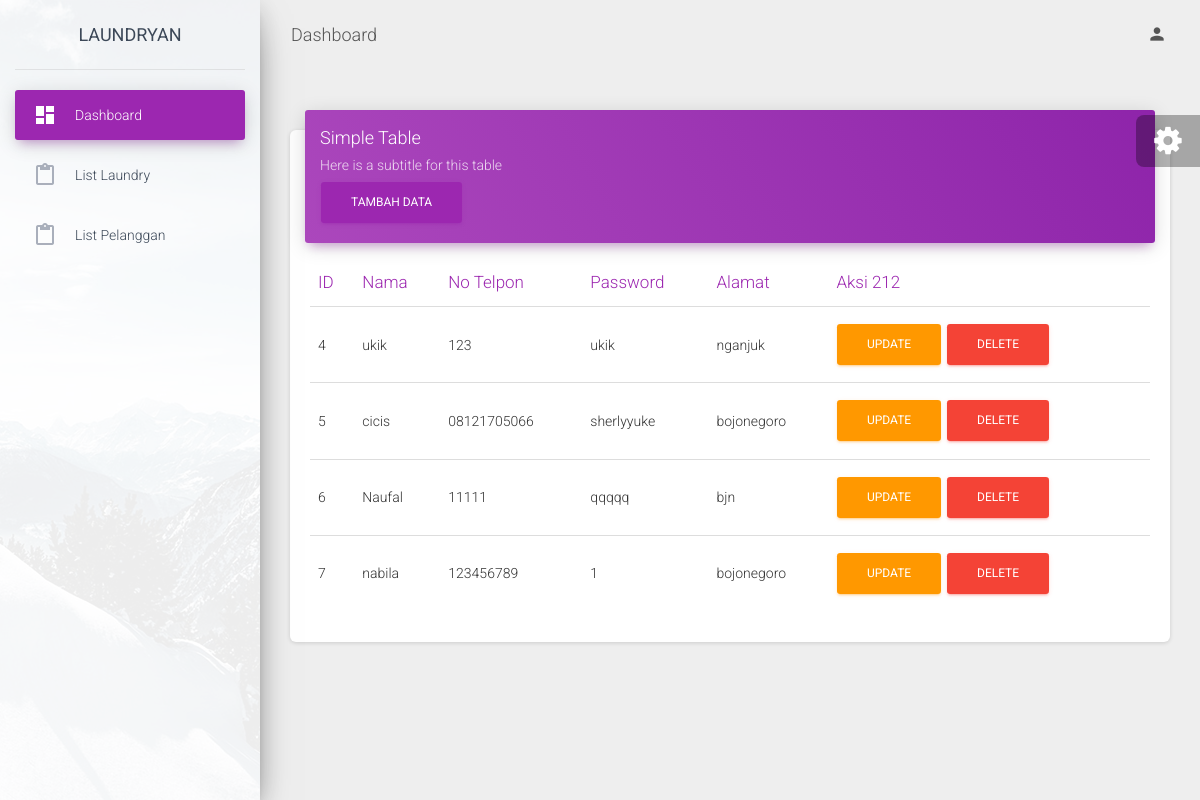
The app's page /index.php/pelanggan with its own data.
### tables this page shows
CREATE TABLE `pelanggan` (
  `pelanggan_id` int(11) NOT NULL,
  `nama_pelanggan` varchar(255) NOT NULL,
  `no_telp` varchar(13) NOT NULL,
  `password` varchar(255) NOT NULL,
  `alt_pelanggan` varchar(255) NOT NULL
);

### application/controllers/pelanggan.php (called while the page is built, shortened)
<?php
class pelanggan extends CI_controller{
    public function __construct(){
        $this->load->model('m_pelanggan');
    }
    public function index(){
            $data['konten']="v_pelanggan";
            $data['data_pelanggan']=$this->m_pelanggan->get_pelanggan();
            $this->load->view('admin_v',$data);
    }
}

### index.php (called while the page is built, shortened)
<?php
require_once BASEPATH.'core/CodeIgniter.php';

### application/models/m_pelanggan.php (called while the page is built, shortened)
<?php
class m_pelanggan extends CI_model{
    public function get_pelanggan(){
        return $this->db->get('pelanggan')
                        ->result();
    }
}

### application/views/v_pelanggan.php (the view, shortened to what this page needs)
<div class="content">
  <div class="container-fluid">
    <div class="row">
      <div class="col-md-12">
        <div class="card">
          <div class="card-header card-header-primary">
            <h4 class="card-title ">Simple Table</h4>
            <p class="card-category"> Here is a subtitle for this table</p>
            <a href="#tambah_pelanggan" class="btn btn-primary" data-toggle="modal"><span class="glyphicon glyphicon-plus"></span> Tambah Data</a>
          </div>
          <div class="card-body">
            <div class="table-responsive">
              <table class="table">
                <thead class=" text-primary">
                  <th>
                    ID
                  </th>
                  <th>
                    Nama
                  </th>
                  <th>
                    No Telpon
                  </th>
                  <th>
                    Password
                  </th>
                  <th>
                    Alamat
                  </th>
                  <th>
                    Aksi 212
                  </th>
                </thead>
                <tbody>
                  <?php
                      foreach ($data_pelanggan as $list){
                          echo '
                              <tr>
                                  <td>'.$list->pelanggan_id.'</td>
                                  <td>'.$list->nama_pelanggan.'</td>
                                  <td>'.$list->no_telp.'</td>
                                  <td>'.$list->password.'</td>
                                  <td>'.$list->alt_pelanggan.'</td>
                                  <td>
                                      <a href="#update_pelanggan" class="btn btn-warning" data-toggle="modal" onclick="data_detail('.$list->pelanggan_id.')">Update</a>
                                      <a href="'.base_url('index.php/pelanggan/hapus_pelanggan/'.$list->pelanggan_id).'" class="btn btn-danger" onclick="return confirm(\'anda yakin ingin menghapus?\')">Delete</a>
                                  </td>
                          ';
                      }
                  ?>
                </tbody>
              </table>
            </div>
          </div>
        </div>
      </div>
    </div>
  </div>
</div>

### application/views/admin_v.php (shortened to what this page needs)
 <!DOCTYPE html>
<html lang="en">
<head>
  <link rel="stylesheet" href="https://maxcdn.bootstrapcdn.com/font-awesome/latest/css/font-awesome.min.css">
  <link href="<?php echo base_url()?>assets/admin/css/material-dashboard.css?v=2.1.1" rel="stylesheet" />
  <link href="<?php echo base_url()?>assets/admin/demo/demo.css" rel="stylesheet" />
</head>
<body class="">
  <div class="wrapper ">
    <div class="sidebar" data-color="purple" data-background-color="white" data-image="<?php echo base_url()?>assets/admin/img/sidebar-1.jpg">
      <div class="logo">
        <a href="#" class="simple-text logo-normal">
          Laundryan
        </a>
      </div>
      <div class="sidebar-wrapper">
        <ul class="nav">
          <li class="nav-item active  ">
            <a class="nav-link" href="<?=base_url('index.php/admin')?>">
              <i class="material-icons">dashboard</i>
              <p>Dashboard</p>
            </a>
          </li>
          <li class="nav-item ">
            <a class="nav-link" href="<?=base_url('index.php/laundry')?>">
              <i class="material-icons">content_paste</i>
              <p>List Laundry</p>
            </a>
          </li>
          <li class="nav-item ">
            <a class="nav-link" href="<?=base_url('index.php/pelanggan')?>">
              <i class="material-icons">content_paste</i>
              <p>List Pelanggan</p>
            </a>
          </li>
        </ul>
      </div>
    </div>
    <div class="main-panel">
      <nav class="navbar navbar-expand-lg navbar-transparent navbar-absolute fixed-top ">
        <div class="container-fluid">
          <div class="navbar-wrapper">
            <a class="navbar-brand" href="#pablo">Dashboard</a>
          </div>
          <div class="collapse navbar-collapse justify-content-end">
            <ul class="navbar-nav">
              <li class="nav-item dropdown">
                <a class="nav-link" href="#pablo" id="navbarDropdownProfile" data-toggle="dropdown" aria-haspopup="true" aria-expanded="false">
                  <i class="material-icons">person</i>
                </a>
              </li>
            </ul>
          </div>
        </div>
      </nav>
      <?php
		$this->load->view($konten);
	  ?>
        </div>
    </div>
  <div class="fixed-plugin">
    <div class="dropdown show-dropdown">
      <a href="#" data-toggle="dropdown">
        <i class="fa fa-cog fa-2x"> </i>
      </a>
    </div>
  </div>
</body>
</html>

### records on screen
pelanggan: pelanggan_id "4", nama_pelanggan "ukik", no_telp "123", password "ukik", alt_pelanggan "nganjuk"
pelanggan: pelanggan_id "5", nama_pelanggan "cicis", no_telp "08121705066", password "sherlyyuke", alt_pelanggan "bojonegoro"
pelanggan: pelanggan_id "6", nama_pelanggan "Naufal", no_telp "11111", password "qqqqq", alt_pelanggan "bjn"
pelanggan: pelanggan_id "7", nama_pelanggan "nabila", no_telp "123456789", password "1", alt_pelanggan "bojonegoro"
